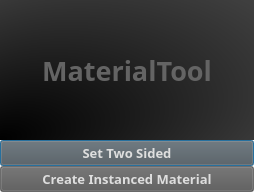
<?xml version="1.0" encoding="UTF-8"?>
<ui version="4.0">
 <class>Dialog</class>
 <widget class="QDialog" name="Dialog">
  <property name="geometry">
   <rect>
    <x>0</x>
    <y>0</y>
    <width>254</width>
    <height>192</height>
   </rect>
  </property>
  <property name="sizePolicy">
   <sizepolicy hsizetype="Expanding" vsizetype="Expanding">
    <horstretch>0</horstretch>
    <verstretch>0</verstretch>
   </sizepolicy>
  </property>
  <property name="windowTitle">
   <string>Dialog</string>
  </property>
  <layout class="QGridLayout" name="gridLayout">
   <property name="horizontalSpacing">
    <number>0</number>
   </property>
   <property name="margin">
    <number>0</number>
   </property>
   <item row="1" column="0">
    <widget class="QWidget" name="widget" native="true">
     <property name="sizePolicy">
      <sizepolicy hsizetype="Expanding" vsizetype="Expanding">
       <horstretch>0</horstretch>
       <verstretch>0</verstretch>
      </sizepolicy>
     </property>
     <property name="styleSheet">
      <string notr="true">b</string>
     </property>
     <layout class="QVBoxLayout" name="verticalLayout_2">
      <property name="spacing">
       <number>0</number>
      </property>
      <property name="margin">
       <number>0</number>
      </property>
      <item>
       <layout class="QHBoxLayout" name="horizontalLayout">
        <property name="spacing">
         <number>0</number>
        </property>
        <item>
         <layout class="QVBoxLayout" name="verticalLayout">
          <property name="spacing">
           <number>0</number>
          </property>
          <property name="sizeConstraint">
           <enum>QLayout::SetMaximumSize</enum>
          </property>
          <item>
           <widget class="QLabel" name="label">
            <property name="sizePolicy">
             <sizepolicy hsizetype="Expanding" vsizetype="Expanding">
              <horstretch>0</horstretch>
              <verstretch>0</verstretch>
             </sizepolicy>
            </property>
            <property name="minimumSize">
             <size>
              <width>250</width>
              <height>0</height>
             </size>
            </property>
            <property name="font">
             <font>
              <family>微软雅黑</family>
              <pointsize>20</pointsize>
              <weight>75</weight>
              <bold>true</bold>
             </font>
            </property>
            <property name="styleSheet">
             <string notr="true">background-color:qradialgradient(spread:reflect, cx:1, cy:0, radius:2, fx:0, fy:1, stop:0 rgba(0, 0, 0, 255), stop:1 rgba(155, 155, 155, 255));color:rgb(100,100,100)</string>
            </property>
            <property name="text">
             <string>MaterialTool</string>
            </property>
            <property name="alignment">
             <set>Qt::AlignCenter</set>
            </property>
            <property name="margin">
             <number>0</number>
            </property>
           </widget>
          </item>
          <item>
           <widget class="QPushButton" name="pushButton">
            <property name="enabled">
             <bool>true</bool>
            </property>
            <property name="sizePolicy">
             <sizepolicy hsizetype="Preferred" vsizetype="Fixed">
              <horstretch>0</horstretch>
              <verstretch>0</verstretch>
             </sizepolicy>
            </property>
            <property name="font">
             <font>
              <family>微软雅黑</family>
              <pointsize>10</pointsize>
              <weight>75</weight>
              <bold>true</bold>
              <strikeout>false</strikeout>
             </font>
            </property>
            <property name="styleSheet">
             <string notr="true">background-color:rgb(88, 88, 88,155);
color: rgb(222, 222, 222);
</string>
            </property>
            <property name="text">
             <string>Set Two Sided</string>
            </property>
           </widget>
          </item>
          <item>
           <widget class="QPushButton" name="pushButton_2">
            <property name="enabled">
             <bool>true</bool>
            </property>
            <property name="sizePolicy">
             <sizepolicy hsizetype="Preferred" vsizetype="Fixed">
              <horstretch>0</horstretch>
              <verstretch>0</verstretch>
             </sizepolicy>
            </property>
            <property name="font">
             <font>
              <family>微软雅黑</family>
              <pointsize>10</pointsize>
              <weight>75</weight>
              <bold>true</bold>
              <strikeout>false</strikeout>
             </font>
            </property>
            <property name="styleSheet">
             <string notr="true">background-color:rgb(88, 88, 88,155);
color: rgb(222, 222, 222);
</string>
            </property>
            <property name="text">
             <string>Create Instanced Material</string>
            </property>
            <property name="autoRepeatDelay">
             <number>306</number>
            </property>
            <property name="default">
             <bool>false</bool>
            </property>
            <property name="flat">
             <bool>false</bool>
            </property>
           </widget>
          </item>
         </layout>
        </item>
       </layout>
      </item>
     </layout>
    </widget>
   </item>
  </layout>
 </widget>
 <resources/>
 <connections/>
</ui>
